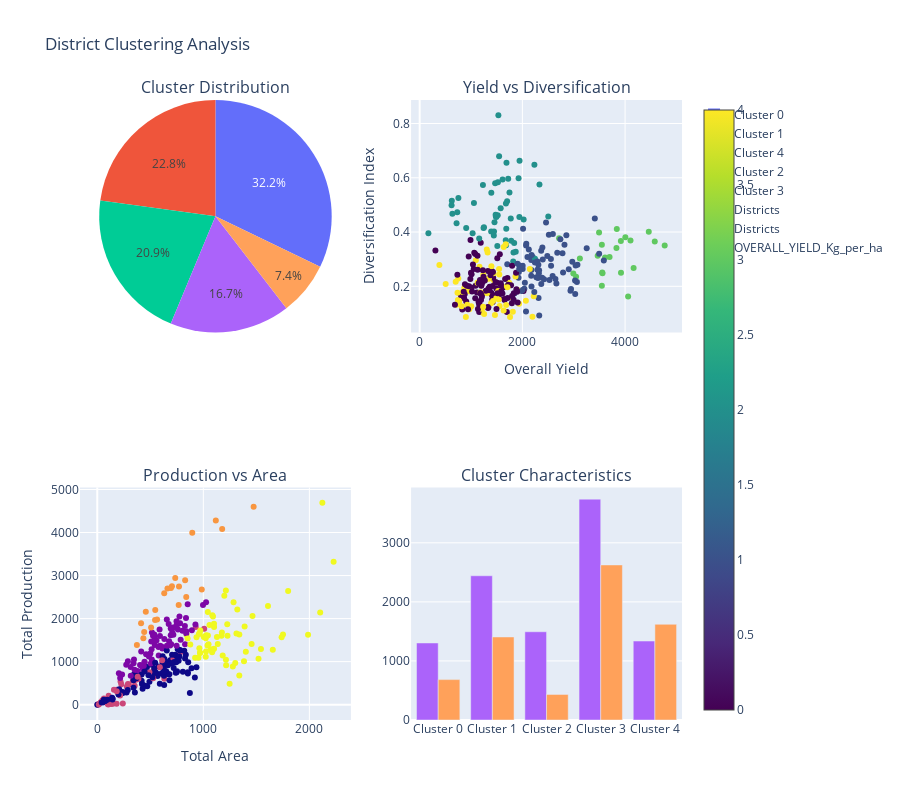

The notebook cell saved with this chart:
### Code cell
#6 Clustering Analysis


def perform_clustering_analysis(df, n_clusters=5):
    """Perform clustering analysis to identify similar districts"""
    
    # Prepare features for clustering
    cluster_features = [
        'OVERALL_YIELD_Kg_per_ha', 'TOTAL_PRODUCTION_1000_tons',
        'TOTAL_AREA_1000_ha', 'CROP_DIVERSIFICATION_INDEX',
        'PRODUCTIVITY_EFFICIENCY'
    ]
    
    # Filter available features
    available_cluster_features = [f for f in cluster_features if f in df.columns]
    
    # Get district-level averages
    district_features = df.groupby(['State Name', 'Dist Name'])[available_cluster_features].mean().reset_index()
    
    # Standardize features
    scaler = StandardScaler()
    scaled_features = scaler.fit_transform(district_features[available_cluster_features])
    
    # Apply K-means clustering
    kmeans = KMeans(n_clusters=n_clusters, random_state=42, n_init=10)
    district_features['Cluster'] = kmeans.fit_predict(scaled_features)
    
    # Analyze cluster characteristics
    cluster_stats = district_features.groupby('Cluster')[available_cluster_features].agg(['mean', 'std'])
    
    # Create visualization
    fig = make_subplots(
        rows=2, cols=2,
        subplot_titles=('Cluster Distribution', 'Yield vs Diversification',
                       'Production vs Area', 'Cluster Characteristics'),
        specs=[[{'type': 'pie'}, {'type': 'scatter'}],
               [{'type': 'scatter'}, {'type': 'bar'}]]
    )
    
    # Pie chart for cluster distribution
    cluster_counts = district_features['Cluster'].value_counts().sort_index()
    fig.add_trace(
        go.Pie(labels=[f'Cluster {i}' for i in cluster_counts.index],
               values=cluster_counts.values, name='Cluster Distribution'),
        row=1, col=1
    )
    
    # Scatter plot: Yield vs Diversification
    fig.add_trace(
        go.Scatter(x=district_features['OVERALL_YIELD_Kg_per_ha'],
                   y=district_features['CROP_DIVERSIFICATION_INDEX'],
                   mode='markers',
                   marker=dict(color=district_features['Cluster'], colorscale='viridis', showscale=True),
                   text=district_features['Dist Name'],
                   hoverinfo='text+x+y',
                   name='Districts'),
        row=1, col=2
    )
    fig.update_xaxes(title_text='Overall Yield', row=1, col=2)
    fig.update_yaxes(title_text='Diversification Index', row=1, col=2)
    
    # Scatter plot: Production vs Area
    fig.add_trace(
        go.Scatter(x=district_features['TOTAL_AREA_1000_ha'],
                   y=district_features['TOTAL_PRODUCTION_1000_tons'],
                   mode='markers',
                   marker=dict(color=district_features['Cluster'], colorscale='plasma', showscale=False),
                   text=district_features['Dist Name'],
                   hoverinfo='text+x+y',
                   name='Districts'),
        row=2, col=1
    )
    fig.update_xaxes(title_text='Total Area', row=2, col=1)
    fig.update_yaxes(title_text='Total Production', row=2, col=1)
    
    # Bar chart for cluster means
    for i, feature in enumerate(['OVERALL_YIELD_Kg_per_ha', 'TOTAL_PRODUCTION_1000_tons']):
        if feature in available_cluster_features:
            fig.add_trace(
                go.Bar(x=[f'Cluster {j}' for j in range(n_clusters)],
                       y=cluster_stats[(feature, 'mean')],
                       name=feature,
                       showlegend=(i==0)),
                row=2, col=2
            )
    
    fig.update_layout(height=800, showlegend=True, title_text="District Clustering Analysis")
    fig.show()
    
    # Print cluster insights
    print("\nCluster Characteristics:")
    print("=" * 80)
    for cluster_id in range(n_clusters):
        cluster_data = district_features[district_features['Cluster'] == cluster_id]
        print(f"\nCluster {cluster_id} ({len(cluster_data)} districts):")
        print(f"  Average Yield: {cluster_data['OVERALL_YIELD_Kg_per_ha'].mean():.2f}")
        print(f"  Average Production: {cluster_data['TOTAL_PRODUCTION_1000_tons'].mean():.2f}")
        print(f"  Average Diversification: {cluster_data['CROP_DIVERSIFICATION_INDEX'].mean():.3f}")
        print(f"  States: {', '.join(cluster_data['State Name'].unique()[:5])}")
    
    return district_features, kmeans

district_clusters, kmeans_model = perform_clustering_analysis(df, n_clusters=5)

### Figure 1 — Plotly figure (JSON) as saved in the notebook; plotly's stock layout.template omitted (floating-point values rounded to 4 significant figures; data arrays with more than 128 entries replaced by an {"elided": "..."} marker saying what was removed)
{"data": [{"domain": {"x": [0, 0.45], "y": [0.625, 1]}, "labels": ["Cluster 0", "Cluster 1", "Cluster 2", "Cluster 3", "Cluster 4"], "name": "Cluster Distribution", "type": "pie", "values": [100, 71, 52, 23, 65]}, {"hoverinfo": "text+x+y", "marker": {"color": {"elided": "311 int values"}, "colorscale": [[0, "#440154"], [0.1111, "#482878"], [0.2222, "#3e4989"], [0.3333, "#31688e"], [0.4444, "#26828e"], [0.5556, "#1f9e89"], [0.6667, "#35b779"], [0.7778, "#6ece58"], [0.8889, "#b5de2b"], [1, "#fde725"]], "showscale": true}, "mode": "markers", "name": "Districts", "text": {"elided": "311 str values"}, "type": "scatter", "x": {"elided": "311 float values"}, "xaxis": "x", "y": {"elided": "311 float values"}, "yaxis": "y"}, {"hoverinfo": "text+x+y", "marker": {"color": {"elided": "311 int values"}, "colorscale": [[0, "#0d0887"], [0.1111, "#46039f"], [0.2222, "#7201a8"], [0.3333, "#9c179e"], [0.4444, "#bd3786"], [0.5556, "#d8576b"], [0.6667, "#ed7953"], [0.7778, "#fb9f3a"], [0.8889, "#fdca26"], [1, "#f0f921"]], "showscale": false}, "mode": "markers", "name": "Districts", "text": {"elided": "311 str values"}, "type": "scatter", "x": {"elided": "311 float values"}, "xaxis": "x2", "y": {"elided": "311 float values"}, "yaxis": "y2"}, {"name": "OVERALL_YIELD_Kg_per_ha", "showlegend": true, "type": "bar", "x": ["Cluster 0", "Cluster 1", "Cluster 2", "Cluster 3", "Cluster 4"], "xaxis": "x3", "y": [1304.0, 2442.0, 1494.0, 3739.0, 1337.0], "yaxis": "y3"}, {"name": "TOTAL_PRODUCTION_1000_tons", "showlegend": false, "type": "bar", "x": ["Cluster 0", "Cluster 1", "Cluster 2", "Cluster 3", "Cluster 4"], "xaxis": "x3", "y": [683.8, 1406.0, 433.8, 2625.0, 1620.0], "yaxis": "y3"}], "layout": {"annotations": [{"font": {"size": 16}, "showarrow": false, "text": "Cluster Distribution", "x": 0.225, "xanchor": "center", "xref": "paper", "y": 1, "yanchor": "bottom", "yref": "paper"}, {"font": {"size": 16}, "showarrow": false, "text": "Yield vs Diversification", "x": 0.775, "xanchor": "center", "xref": "paper", "y": 1, "yanchor": "bottom", "yref": "paper"}, {"font": {"size": 16}, "showarrow": false, "text": "Production vs Area", "x": 0.225, "xanchor": "center", "xref": "paper", "y": 0.375, "yanchor": "bottom", "yref": "paper"}, {"font": {"size": 16}, "showarrow": false, "text": "Cluster Characteristics", "x": 0.775, "xanchor": "center", "xref": "paper", "y": 0.375, "yanchor": "bottom", "yref": "paper"}], "height": 800, "showlegend": true, "title": {"text": "District Clustering Analysis"}, "xaxis": {"anchor": "y", "domain": [0.55, 1], "title": {"text": "Overall Yield"}}, "xaxis2": {"anchor": "y2", "domain": [0, 0.45], "title": {"text": "Total Area"}}, "xaxis3": {"anchor": "y3", "domain": [0.55, 1]}, "yaxis": {"anchor": "x", "domain": [0.625, 1], "title": {"text": "Diversification Index"}}, "yaxis2": {"anchor": "x2", "domain": [0, 0.375], "title": {"text": "Total Production"}}, "yaxis3": {"anchor": "x3", "domain": [0, 0.375]}}}
